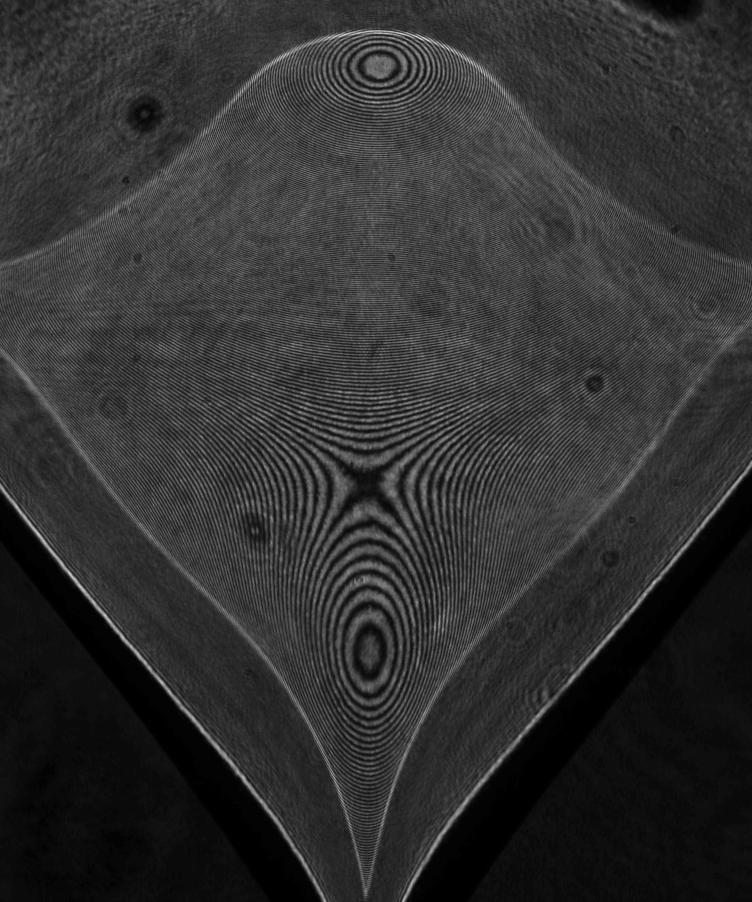
#> input picture interference_pattern/shape_fitting/whole/sample5.tif, 1504 x 1804 px (shown at 1/2 size)
$ python basinhopping_abcheck.py   (Python 2 division)
#> lines starting #> are read from the running program, lines starting #| are printed output that depends on the picture; after the words box and inside, x2 and y2 are one past the last pixel; in counts of white or black regions, pixels touching at a corner belong together
#!/usr/bin/env python
from __future__ import division
import sys
import time
from mpl_toolkits.mplot3d import Axes3D
import matplotlib.pyplot as plt
import matplotlib as mpl
from  mpl_toolkits.axes_grid1.axes_divider import make_axes_locatable
from  mpl_toolkits.axes_grid1.colorbar import colorbar
import numpy as np
import cv2
from skimage import exposure
from scipy.optimize import basinhopping
from scipy import signal


def equalize(img_array):
    """
    returns array with float 0-1

    """
    equalized = exposure.equalize_hist(img_array)
    return equalized

def difference(data_img, generated_img):
    """
    both images have to be 0-1float

    """
    diff_value = np.sum((data_img-generated_img)**2)
    return diff_value

def surface_polynomial(size, coeff):
    def poly(x, y):
        poly = coeff[0]*x**2+coeff[1]*y**2+coeff[2]*x*y+coeff[3]*x+coeff[4]*y+coeff[5]
        return poly
    x = np.linspace(0,size[1]-1, size[1])
    y = np.linspace(0,size[0]-1, size[0])
    zz = poly(x[None,:],y[:,None])
    return zz

def nl(coeff, data_img):
    """
    negative likelyhood-like function; aim to minimize this
    data_img has to be 0-1float

    """
    height = surface_polynomial(data_img.shape, coeff)
    expected= 1+ np.cos(4*np.pi*height/0.532)
    #expected= 1+ signal.square((4*np.pi/0.532)*height)
    expected /= expected.max()#normalize to 0-1float
    #expected = equalize(expected)
    return difference(data_img, expected)

def surface_polynomial_dc(size, coeff,c):
    def poly(x, y):
        poly = coeff[0]*x**2+coeff[1]*y**2+coeff[2]*x*y+coeff[3]*x+coeff[4]*y+c/1000.
        return poly
    x = np.linspace(0,size[1]-1, size[1])
    y = np.linspace(0,size[0]-1, size[0])
    zz = poly(x[None,:],y[:, None])
    return zz

def nl_dc(coeff, data_img):
    """
    constant decoupled

    """
    clist =range(0,int(532/4),40)#varying c term in surface_polynomial to make stripes change at least 1 cycle
    difflist = [0]*len(clist)
    for cindx,c in enumerate(clist):
        height = surface_polynomial_dc(data_img.shape,coeff,c)
        expected= 1+ np.cos(4*np.pi*height/0.532)
        expected /= expected.max()#normalize to 0-1float
        #expected = equalize(expected)
        difflist[cindx] = difference(data_img, expected)
    return min(difflist)/max(difflist)

if __name__ == "__main__":
    from scipy.ndimage import gaussian_filter
    import time
    import matplotlib.pyplot as plt
    from scipy.ndimage import zoom

    N = 50 #a,b value resolution; a, b linear term coeff
    sample_size = 60#a, b value range
    start = time.time()
    data_img = cv2.imread('sample5.tif', 0)
#> data_img is the input picture: shape (1804, 1504); min 0, max 255, mean 48.5
    fitimg = np.copy(data_img)
    xstore = {}
    dyy,dxx = 100,100
    yy,xx = 0,0
    patchysize, patchxsize = 100,100
    zoomfactory,zoomfactorx = 1,1
    data_patch = data_img[yy:yy+patchysize,xx:xx+patchxsize]
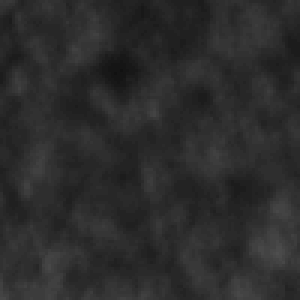
#> data_patch: shape (100, 100) (shown 3 times larger); min 17, max 78, mean 44.1
    data_patch= gaussian_filter(data_patch,sigma=0)
    data_patch = data_patch[::zoomfactory,::zoomfactorx]
    data_patch= equalize(data_patch)#float0-1
#> in equalize, `equalized = exposure.equalize_hist(img_array)`:
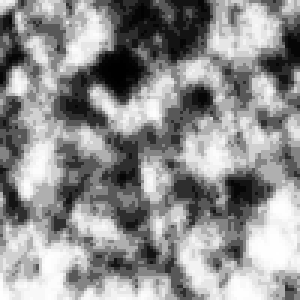
#> equalized: shape (100, 100) float64 (shown 3 times larger); min 0.0002, max 1, mean 0.563

    alist = np.linspace(-sample_size,sample_size,2*N) # x direction
    blist = np.linspace(0, sample_size,N) # y direction
    #alist = np.linspace(-0.030,0.030,150) # x direction
    #blist = np.linspace(-0.030,0.030,150) # y direction
    aa, bb = np.meshgrid(alist,blist)
    nl_1storder = np.empty(aa.shape)
    for i in np.arange(alist.size):
        for j in np.arange(blist.size):
            if (j-0.5*len(blist))**2+(i)**2<=(0.*len(alist))**2:#remove central region to avoid 0,0 global min
                nl_1storder[j,i] = np.nan
            else:
                nl_1storder[j,i] = nl([0,0,0,aa[j,i],bb[j,i],0],data_patch)
                #nl_1storder[j,i] = nl_dc([0,0,0,aa[j,i],bb[j,i]],data_patch)
            sys.stdout.write('\r%i/%i     ' % (i*blist.size+j+1,alist.size*blist.size))
            sys.stdout.flush()
#> this loop made 100 passes
#> pass 1, in nl, `height = surface_polynomial(data_img.shape, coeff)`:
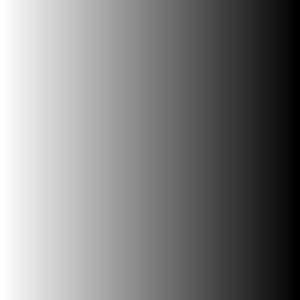
#> height: shape (100, 100) float64 (shown 3 times larger); min -5940, max 0, mean -2970; drawn with min black and max white
#> pass 1, in nl, `expected= 1+ np.cos(4*np.pi*height/0.532)`:
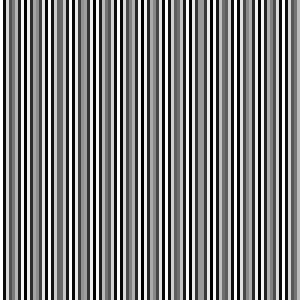
#> expected: shape (100, 100) float64 (shown 3 times larger); min 0.000279, max 2, mean 1.01; drawn with min black and max white
#> after the loop:
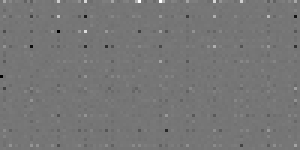
#> nl_1storder: shape (50, 100) float64 (shown 3 times larger); 0.02% of the values are NaN or infinite; the others: min 1764.4, max 2459.1, mean 2087; drawn with min black, max white, NaN and infinite black
    sys.stdout.write('\n')
    elapsed = time.time() - start
    print "took %.2f seconds to compute the negative likelihood" % elapsed
    index = np.unravel_index(np.nanargmin(nl_1storder), nl_1storder.shape)
    index = (alist[index[1]], blist[index[0]])
    index = np.array(index)

    initcoeff_linear= np.array([0,0,0,index[0],index[1],0])
    print initcoeff_linear

    generated_intensity = 1+np.cos((4*np.pi/0.532)*surface_polynomial(data_patch.shape, initcoeff_linear))
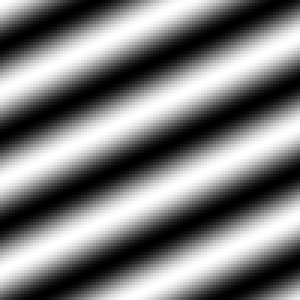
#> generated_intensity: shape (100, 100) float64 (shown 3 times larger); min 1.07e-10, max 2, mean 0.985; drawn with min black and max white
    generated_intensity /= generated_intensity.max()
    #generated_intenity = equalize(generated_intensity)
    plt.imshow(np.concatenate((generated_intensity,data_patch,(generated_intensity-data_patch)**2),axis=1))
    plt.show()
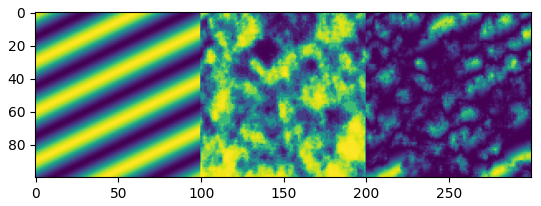
#> figure drawn by matplotlib, 1 panel

    nlmin = nl_1storder[~np.isnan(nl_1storder)].min()
    nlmax = nl_1storder[~np.isnan(nl_1storder)].max()
    fig = plt.figure()
    print nl_1storder.shape
    nl_1storder[np.isnan(nl_1storder)] = 0
#> nl_1storder: shape (50, 100) float64; 0.02% of pixels changed, all inside (x1, y1, x2, y2) = (0, 25, 1, 26)
    ax = fig.add_subplot(111)
    plt.tick_params(bottom='off',labelbottom='off',left='off',labelleft='off')
    ax.set_aspect('equal')
    print nlmin,nlmax
    im = ax.imshow(nl_1storder,cmap='RdBu',norm=mpl.colors.Normalize(vmin=nlmin,vmax=nlmax))
    ax_divider = make_axes_locatable(ax)
    cax = ax_divider.append_axes('right',size='3%',pad='2%')
#> (the run stopped early here; a loop or call above may not have finished)

$ run again, with interference_pattern/shape_fitting/whole/sample1.tif copied over interference_pattern/shape_fitting/whole/sample5.tif
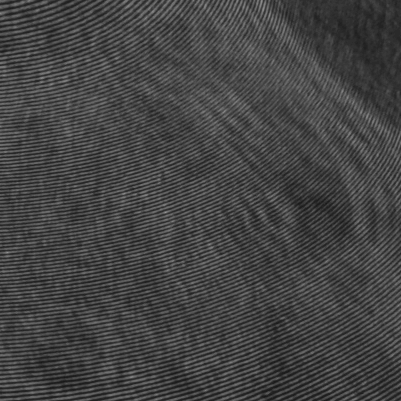
#> input picture interference_pattern/shape_fitting/whole/sample1.tif, 401 x 401 px
#> data_img is the input picture: shape (401, 401); min 24, max 149, mean 67.7
#> in equalize, `equalized = exposure.equalize_hist(img_array)`:
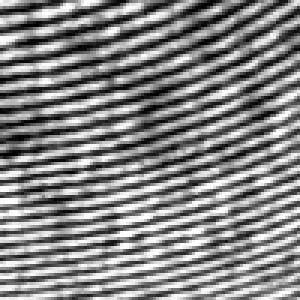
#> equalized: shape (100, 100) float64 (shown 3 times larger); min 0.0004, max 1, mean 0.523
#> the loop `for i in np.arange(alist.size):` made 100 passes
#> `plt.show()`:
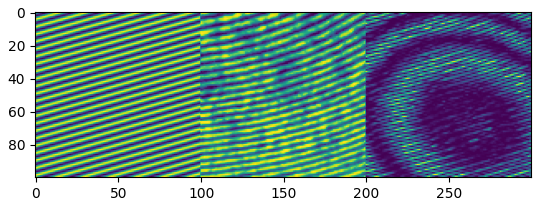
#> figure drawn by matplotlib, 1 panel

$ run again, with interference_pattern/shape_fitting/whole/sample6.tif copied over interference_pattern/shape_fitting/whole/sample5.tif
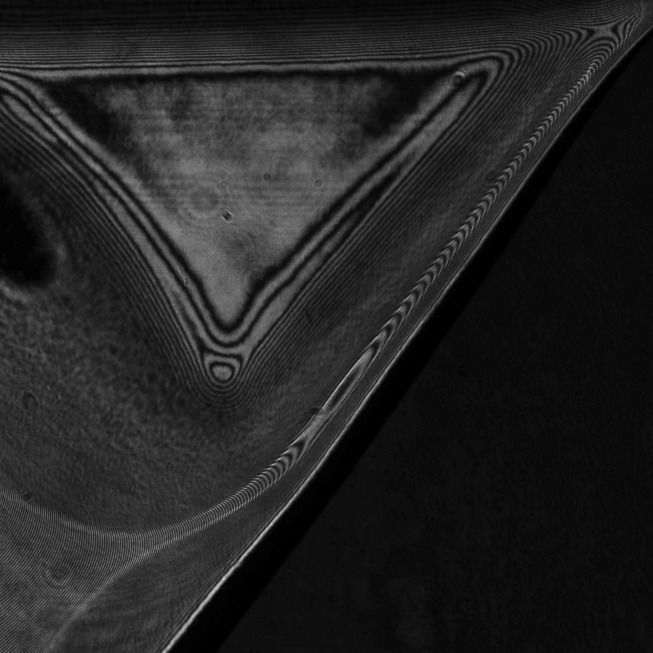
#> input picture interference_pattern/shape_fitting/whole/sample6.tif, 1305 x 1305 px (shown at 1/2 size)
#> data_img is the input picture: shape (1305, 1305); min 0, max 220, mean 35.5
#> in equalize, `equalized = exposure.equalize_hist(img_array)`:
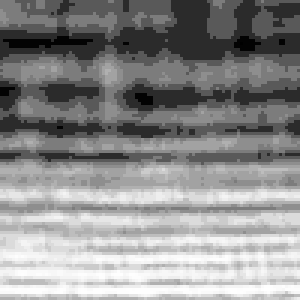
#> equalized: shape (100, 100) float64 (shown 3 times larger); min 0.0001, max 1, mean 0.552
#> the loop `for i in np.arange(alist.size):` made 100 passes
#> `plt.show()`:
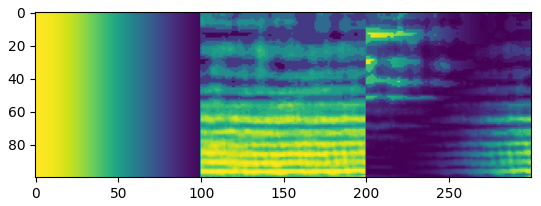
#> figure drawn by matplotlib, 1 panel

$ run again, with interference_pattern/shape_fitting/whole/sample7.tif copied over interference_pattern/shape_fitting/whole/sample5.tif
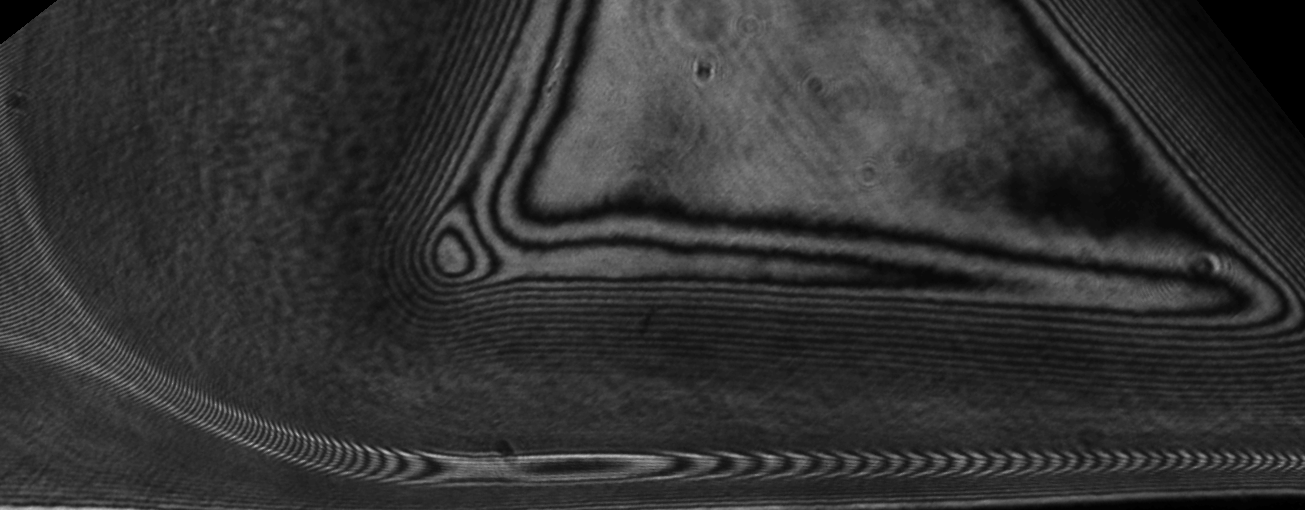
#> input picture interference_pattern/shape_fitting/whole/sample7.tif, 1305 x 510 px
#> data_img is the input picture: shape (510, 1305); min 0, max 187, mean 50.5
#> the loop `for i in np.arange(alist.size):` made 100 passes
#> `plt.show()`:
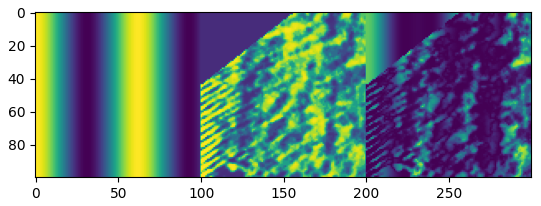
#> figure drawn by matplotlib, 1 panel
